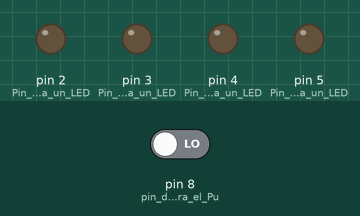
Recording of a sketch running on a simulated Arduino Uno, built with avr-gcc and run on an emulated ATmega328P. Shown: output pins drawn as LEDs (lit = HIGH). The inputs (shaded band) are chosen by the test bench; at power-on: pin 8 (pin_de_entrada_para_el_Pu) LOW.

Above: at 1.2 s.
1.3 s: pin 8 (pin_de_entrada_para_el_Pu) driven HIGH
At 2.5 s:
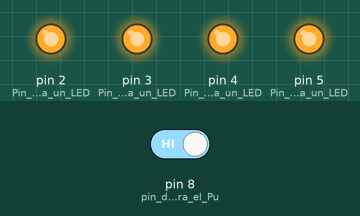
2.8 s: pin 8 (pin_de_entrada_para_el_Pu) driven LOW
At 3.7 s:
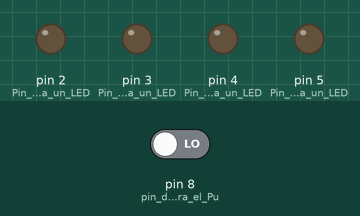
Timing chart, 0 to 5.8 s (numbered marks = the images above; inputs shaded):
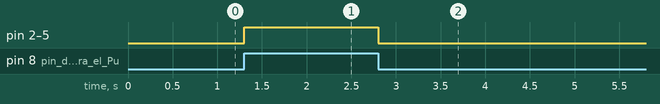

The sketch:

LEDypulsadorG10.ino
```cpp
/*Este programa enciende o apaga un LED de acuerdo con la*/
/*posición de un pulsador (presionado o no presionado)*/

int pulsador=0;

void setup() {
  pinMode(2,OUTPUT); //Pin de salida para un LED
  pinMode(3,OUTPUT); //Pin de salida para un LED
  pinMode(4,OUTPUT); //Pin de salida para un LED
  pinMode(5,OUTPUT); //Pin de salida para un LED
  pinMode(8,INPUT); //pin de entrada para el Pulsador

}

void loop() {
    pulsador=digitalRead(8); //lectura de pulsador
    if(pulsador==1)
    {
      digitalWrite(2,HIGH);
      digitalWrite(3,HIGH);
      digitalWrite(4,HIGH);
      digitalWrite(5,HIGH);
    }
    else
    {
      digitalWrite(2,LOW);
      digitalWrite(3,LOW);
      digitalWrite(4,LOW);
      digitalWrite(5,LOW);
      }
}
```

Measured:
- after the input at 1.3 s, pin 2 (Pin_de_salida_para_un_LED), pin 3 (Pin_de_salida_para_un_LED), pin 4 (Pin_de_salida_para_un_LED), pin 5 (Pin_de_salida_para_un_LED): LOW → HIGH at once
- after the input at 2.8 s, pin 2 (Pin_de_salida_para_un_LED), pin 3 (Pin_de_salida_para_un_LED), pin 4 (Pin_de_salida_para_un_LED), pin 5 (Pin_de_salida_para_un_LED): HIGH → LOW at once
